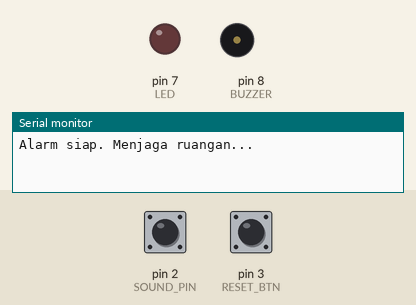
The sketch below on a simulated Arduino Uno, built with avr-gcc and run on an emulated ATmega328P. On the bench: output pins drawn as LEDs (lit = HIGH), buzzer (waves = sounding), the last lines printed to the serial monitor. Dashed ring = blinking. The test bench sets the inputs (shaded band); at power-on: pin 2 (SOUND_PIN) HIGH, pin 3 (RESET_BTN) HIGH.

Above: at 2.8 s.
2.9 s: pin 2 (SOUND_PIN) pulled LOW for 0.15 s
At 3.3 s:
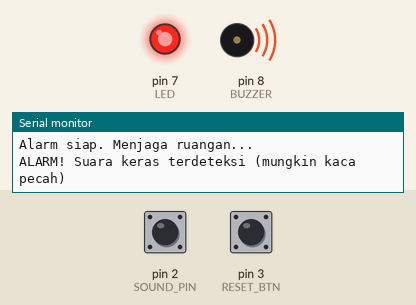
5.9 s: pin 3 (RESET_BTN) pulled LOW for 0.15 s
At 5.9 s:
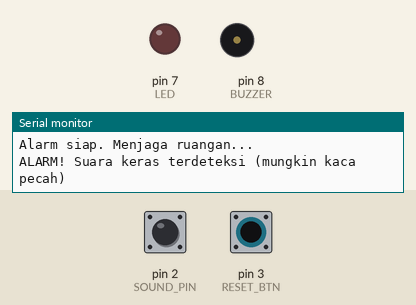
7.5 s: pin 2 (SOUND_PIN) pulled LOW for 1 s
At 8.1 s:
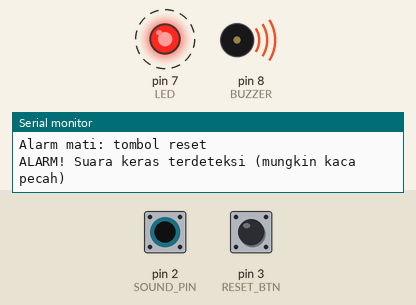
10.5 s: pin 3 (RESET_BTN) pulled LOW for 1 s
Timing chart, 0 to 13.5 s (numbered marks = the images above; inputs shaded):
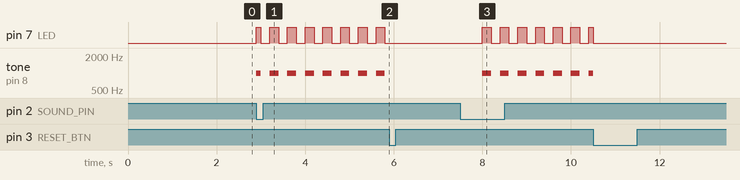

The sketch:

sketch.ino
```cpp
// Alarm pecah kaca simulasi - Arduino Uno
// Sensor suara: suara keras -> LED kedip + buzzer bunyi
// Tombol reset: matikan alarm

const int SOUND_PIN = 2;   // tombol kuning "SUARA" (pengganti sensor suara)
const int RESET_BTN = 3;   // tombol ke GND
const int LED = 7;
const int BUZZER = 8;

// Tombol ditekan = LOW (pakai INPUT_PULLUP)
const int SOUND_ACTIVE = LOW;

const unsigned long ALARM_MS = 10000;    // alarm mati sendiri setelah 10 detik
const unsigned long COOLDOWN_MS = 2000;  // jeda sebelum bisa terpicu lagi

bool alarmOn = false;
unsigned long alarmStart = 0;
unsigned long alarmStopped = 0;

void startAlarm() {
  alarmOn = true;
  alarmStart = millis();
  Serial.println("ALARM! Suara keras terdeteksi (mungkin kaca pecah)");
}

void stopAlarm(const char* alasan) {
  alarmOn = false;
  alarmStopped = millis();
  digitalWrite(LED, LOW);
  noTone(BUZZER);
  Serial.print("Alarm mati: ");
  Serial.println(alasan);
}

void setup() {
  pinMode(SOUND_PIN, INPUT_PULLUP);
  pinMode(RESET_BTN, INPUT_PULLUP);
  pinMode(LED, OUTPUT);
  pinMode(BUZZER, OUTPUT);
  Serial.begin(9600);
  Serial.println("Alarm siap. Menjaga ruangan...");
}

void loop() {
  // Deteksi suara
  if (!alarmOn &&
      millis() - alarmStopped > COOLDOWN_MS &&
      digitalRead(SOUND_PIN) == SOUND_ACTIVE) {
    startAlarm();
  }

  if (alarmOn) {
    // Kedip dan bunyi tiap 200 ms
    bool on = (millis() / 200) % 2 == 0;
    digitalWrite(LED, on);
    if (on) tone(BUZZER, 1000);
    else noTone(BUZZER);

    // Matikan alarm
    if (digitalRead(RESET_BTN) == LOW) {
      stopAlarm("tombol reset");
    } else if (millis() - alarmStart > ALARM_MS) {
      stopAlarm("waktu habis");
    }
  }
}
```

Measured:
- after the input at 2.9 s, pin 7 (LED): LOW → HIGH at once, then repeats every 0.40 s: LOW 0.20 s, HIGH 0.20 s; tone on pin 8 (BUZZER): silent → 1000 Hz at once, then repeats every 0.40 s: silent 0.20 s, 1000 Hz 0.20 s
- after the input at 5.9 s, pin 7 (LED): stops changing and stays LOW; tone on pin 8 (BUZZER): stops changing and stays silent
- after the input at 7.5 s, pin 7 (LED): alternates HIGH for 0.20 s and LOW for 0.20 s, starting after 0.50 s; tone on pin 8 (BUZZER): alternates 1000 Hz for 0.20 s and silent for 0.20 s, starting after 0.50 s
